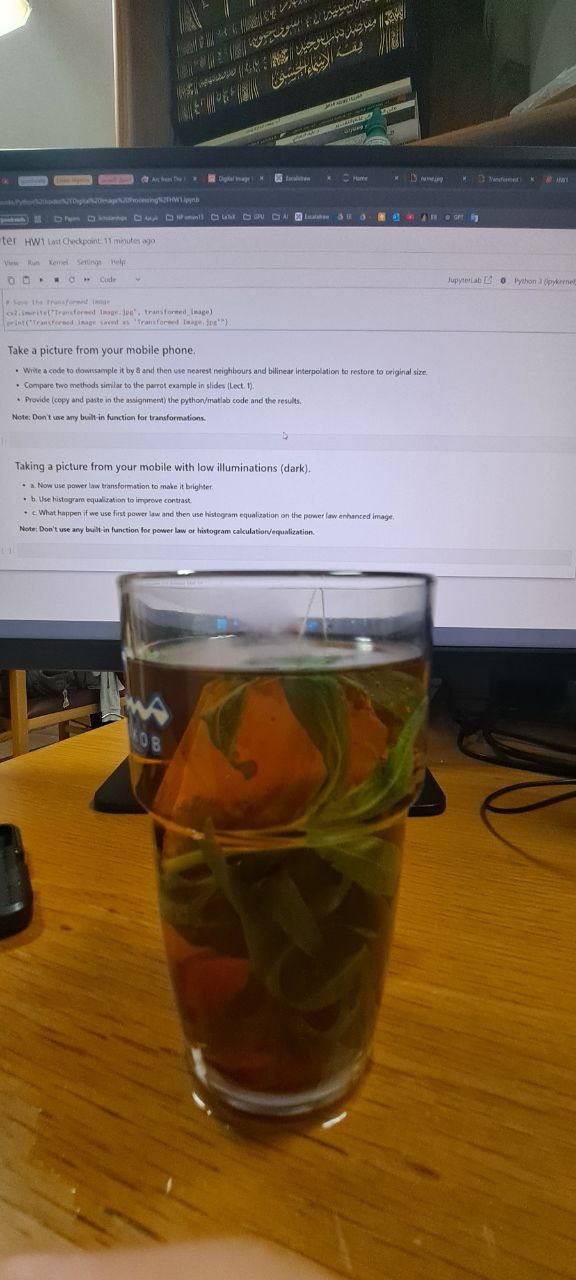
#> input picture Downsampling & Interpolation/Images/Original.jpg, 576 x 1280 px
$ python Auto_Downsampling_Analysis.py Images/Original.jpg
#> lines starting #> are read from the running program, lines starting #| are printed output that depends on the picture
#!/usr/bin/env python3
# -*- coding: utf-8 -*-
"""
Automatic Image Downsampling and Interpolation Analysis

This script automatically processes an image with multiple downsampling and
interpolation methods, generating comprehensive comparisons and quality metrics.
All results are saved without requiring user input.

Usage:
    python Auto_Downsampling_Analysis.py <path_to_image> [--factor FACTOR]

Example:
    python Auto_Downsampling_Analysis.py image.jpg --factor 8
"""

import numpy as np
import cv2
import matplotlib.pyplot as plt
import argparse
import os
import sys
from skimage.metrics import structural_similarity as ssim
from skimage.metrics import peak_signal_noise_ratio as psnr
import time

# Constants
DOWNSAMPLE_METHODS = {
    1: "Simple (Pixel Skipping)",
    2: "Anti-aliased (Gaussian)",
    3: "Area-based"
}

UPSAMPLE_METHODS = {
    1: "Nearest Neighbor",
    2: "Bilinear",
    3: "Bicubic",
    4: "Lanczos"
}

OPENCV_INTERPOLATION = {
    1: cv2.INTER_NEAREST,
    2: cv2.INTER_LINEAR,
    3: cv2.INTER_CUBIC,
    4: cv2.INTER_LANCZOS4
}

def downsample_image(image, factor, method):
    """Downsample an image using the specified method."""
    if method == 1:  # Simple
        return image[::factor, ::factor]
    elif method == 2:  # Anti-aliased
        sigma = 0.3 * factor
        blurred = cv2.GaussianBlur(image, (0, 0), sigma)
        return blurred[::factor, ::factor]
    elif method == 3:  # Area-based
        h, w = image.shape[:2]
        return cv2.resize(image, (w // factor, h // factor), interpolation=cv2.INTER_AREA)

def calculate_metrics(original, reconstructed):
    """Calculate PSNR and SSIM between original and reconstructed images."""
    # Convert to grayscale for metrics if needed
    if len(original.shape) == 3 and original.shape[2] == 3:
        original_gray = cv2.cvtColor(original, cv2.COLOR_BGR2GRAY)
        reconstructed_gray = cv2.cvtColor(reconstructed, cv2.COLOR_BGR2GRAY)
    else:
        original_gray = original
        reconstructed_gray = reconstructed

    return psnr(original_gray, reconstructed_gray), ssim(original_gray, reconstructed_gray)

def save_individual_image(image, filename, results_dir):
    """Save an individual image with proper name."""
    filepath = os.path.join(results_dir, filename)
    if len(image.shape) == 3 and image.shape[2] == 3:
        # Save color image as is
        cv2.imwrite(filepath, image)
    else:
        # For grayscale, ensure proper saving
        cv2.imwrite(filepath, image)

def create_results_dir(base_dir="results"):
    """Create timestamped results directory."""
    timestamp = time.strftime("%Y%m%d-%H%M%S")
    results_dir = os.path.join(base_dir, f"analysis_{timestamp}")
    os.makedirs(results_dir, exist_ok=True)
    return results_dir

def process_all_combinations(original_image, factor, results_dir):
    """Process all combinations of methods and save results."""
    # Create subdirectories
    images_dir = os.path.join(results_dir, "images")
    plots_dir = os.path.join(results_dir, "plots")
    os.makedirs(images_dir, exist_ok=True)
    os.makedirs(plots_dir, exist_ok=True)

    # Get original dimensions
    h, w = original_image.shape[:2]
    original_dims = (w, h)

    # Save original image
    save_individual_image(original_image, f"original.jpg", images_dir)

    # Results storage
    results = []

    # Process all combinations
    print(f"Processing all combinations with downsampling factor {factor}...")

    # Create downsampled versions first (to avoid redundant calculations)
    downsampled_images = {}
    for down_id, down_name in DOWNSAMPLE_METHODS.items():
        print(f"  Downsampling with {down_name}...")
        downsampled = downsample_image(original_image, factor, down_id)
        downsampled_images[down_id] = downsampled

        # Save downsampled image
        down_filename = f"downsampled_x{factor}_{down_id}_{down_name.replace(' ', '_')}.jpg"
        save_individual_image(downsampled, down_filename, images_dir)

    # Now process all upsampling methods for each downsampled image
    best_psnr = -float('inf')
    best_ssim = -float('inf')
    best_psnr_combo = None
    best_ssim_combo = None

    for down_id, downsampled in downsampled_images.items():
        down_name = DOWNSAMPLE_METHODS[down_id]

        for up_id, up_name in UPSAMPLE_METHODS.items():
            print(f"  Upsampling {down_name} with {up_name}...")

            # Upsample
            interpolation = OPENCV_INTERPOLATION[up_id]
            upsampled = cv2.resize(downsampled, original_dims, interpolation=interpolation)

            # Calculate metrics
            psnr_value, ssim_value = calculate_metrics(original_image, upsampled)

            # Save result image
            result_filename = f"result_x{factor}_down{down_id}_up{up_id}_{down_name.replace(' ', '_')}_{up_name.replace(' ', '_')}.jpg"
            save_individual_image(upsampled, result_filename, images_dir)

            # Save comparison figure
            fig, axes = plt.subplots(1, 3, figsize=(15, 5))

            # Convert to RGB for display if color
            if len(original_image.shape) == 3 and original_image.shape[2] == 3:
                disp_original = cv2.cvtColor(original_image, cv2.COLOR_BGR2RGB)
                disp_downsampled = cv2.cvtColor(downsampled, cv2.COLOR_BGR2RGB)
                disp_upsampled = cv2.cvtColor(upsampled, cv2.COLOR_BGR2RGB)
            else:
                disp_original = original_image
                disp_downsampled = downsampled
                disp_upsampled = upsampled

            # Plot images
            axes[0].imshow(disp_original, cmap='gray' if len(original_image.shape) < 3 else None)
            axes[0].set_title(f"Original ({w}x{h})")
            axes[0].axis('off')

            axes[1].imshow(disp_downsampled, cmap='gray' if len(downsampled.shape) < 3 else None)
            axes[1].set_title(f"Downsampled x{factor}\n{down_name}")
            axes[1].axis('off')

            axes[2].imshow(disp_upsampled, cmap='gray' if len(upsampled.shape) < 3 else None)
            axes[2].set_title(f"Upsampled\n{up_name}\nPSNR: {psnr_value:.2f}dB\nSSIM: {ssim_value:.4f}")
            axes[2].axis('off')

            plt.tight_layout()
            plt.savefig(os.path.join(plots_dir, f"comparison_down{down_id}_up{up_id}.png"), dpi=150)
            plt.close()

            # Store results
            results.append({
                'down_id': down_id,
                'down_name': down_name,
                'up_id': up_id,
                'up_name': up_name,
                'psnr': psnr_value,
                'ssim': ssim_value
            })

            # Check if best
            if psnr_value > best_psnr:
                best_psnr = psnr_value
                best_psnr_combo = (down_id, up_id)
            if ssim_value > best_ssim:
                best_ssim = ssim_value
                best_ssim_combo = (down_id, up_id)

    return results, best_psnr_combo, best_ssim_combo

def create_summary_plots(results, factor, results_dir):
    """Create summary plots for visualization."""
    plots_dir = os.path.join(results_dir, "plots")

    # Sort results by PSNR and SSIM
    results_by_psnr = sorted(results, key=lambda x: x['psnr'], reverse=True)
    results_by_ssim = sorted(results, key=lambda x: x['ssim'], reverse=True)

    # === Bar charts of all methods ===
    fig, axes = plt.subplots(2, 1, figsize=(12, 12))

    # Prepare data for bar charts
    labels = [f"{r['down_name']}\n+\n{r['up_name']}" for r in results_by_psnr]
    psnr_values = [r['psnr'] for r in results_by_psnr]
    ssim_values = [r['ssim'] for r in results_by_ssim]

    # Plot PSNR
    bars = axes[0].bar(range(len(psnr_values)), psnr_values, color='skyblue')
    axes[0].set_xticks(range(len(labels)))
    axes[0].set_xticklabels(labels, rotation=90)
    axes[0].set_title(f'PSNR Values for All Method Combinations (Factor {factor})')
    axes[0].set_ylabel('PSNR (dB)')
    for i, v in enumerate(psnr_values):
        axes[0].text(i, v + 0.5, f"{v:.2f}", ha='center')

    # Plot SSIM
    labels_ssim = [f"{r['down_name']}\n+\n{r['up_name']}" for r in results_by_ssim]
    bars = axes[1].bar(range(len(ssim_values)), ssim_values, color='lightgreen')
    axes[1].set_xticks(range(len(labels_ssim)))
    axes[1].set_xticklabels(labels_ssim, rotation=90)
    axes[1].set_title(f'SSIM Values for All Method Combinations (Factor {factor})')
    axes[1].set_ylabel('SSIM')
    for i, v in enumerate(ssim_values):
        axes[1].text(i, v + 0.01, f"{v:.4f}", ha='center')

    plt.tight_layout()
    plt.savefig(os.path.join(plots_dir, f"metrics_comparison_factor{factor}.png"), dpi=150)
    plt.close()

    # === Heatmap of PSNR and SSIM ===
    fig, axes = plt.subplots(1, 2, figsize=(15, 6))

    # Create matrices for heatmaps
    psnr_matrix = np.zeros((len(DOWNSAMPLE_METHODS), len(UPSAMPLE_METHODS)))
    ssim_matrix = np.zeros((len(DOWNSAMPLE_METHODS), len(UPSAMPLE_METHODS)))

    for result in results:
        down_idx = result['down_id'] - 1  # 0-indexed
        up_idx = result['up_id'] - 1      # 0-indexed
        psnr_matrix[down_idx, up_idx] = result['psnr']
        ssim_matrix[down_idx, up_idx] = result['ssim']

    # PSNR heatmap
    im1 = axes[0].imshow(psnr_matrix, cmap='hot')
    axes[0].set_title(f'PSNR Heatmap (Factor {factor})')
    axes[0].set_xticks(range(len(UPSAMPLE_METHODS)))
    axes[0].set_yticks(range(len(DOWNSAMPLE_METHODS)))
    axes[0].set_xticklabels([f"{i+1}. {name}" for i, name in enumerate(UPSAMPLE_METHODS.values())])
    axes[0].set_yticklabels([f"{i+1}. {name}" for i, name in enumerate(DOWNSAMPLE_METHODS.values())])
    plt.colorbar(im1, ax=axes[0], label='PSNR (dB)')

    # SSIM heatmap
    im2 = axes[1].imshow(ssim_matrix, cmap='viridis')
    axes[1].set_title(f'SSIM Heatmap (Factor {factor})')
    axes[1].set_xticks(range(len(UPSAMPLE_METHODS)))
    axes[1].set_yticks(range(len(DOWNSAMPLE_METHODS)))
    axes[1].set_xticklabels([f"{i+1}. {name}" for i, name in enumerate(UPSAMPLE_METHODS.values())])
    axes[1].set_yticklabels([f"{i+1}. {name}" for i, name in enumerate(DOWNSAMPLE_METHODS.values())])
    plt.colorbar(im2, ax=axes[1], label='SSIM')

    # Add text annotations to heatmap
    for i in range(len(DOWNSAMPLE_METHODS)):
        for j in range(len(UPSAMPLE_METHODS)):
            axes[0].text(j, i, f"{psnr_matrix[i, j]:.1f}", ha="center", va="center", color="white")
            axes[1].text(j, i, f"{ssim_matrix[i, j]:.3f}", ha="center", va="center", color="black")

    plt.tight_layout()
    plt.savefig(os.path.join(plots_dir, f"heatmap_metrics_factor{factor}.png"), dpi=150)
    plt.close()

    # Create summary CSV
    with open(os.path.join(results_dir, "results_summary.csv"), 'w') as f:
        f.write("Downsampling,Upsampling,PSNR,SSIM\n")
        for result in results:
            f.write(f"{result['down_name']},{result['up_name']},{result['psnr']:.4f},{result['ssim']:.4f}\n")

def main():
    """Main function to run the script."""
    parser = argparse.ArgumentParser(
        description='Automatic image downsampling and interpolation analysis.',
        formatter_class=argparse.RawTextHelpFormatter
    )
    parser.add_argument('image_path', help='Path to the input image file')
    parser.add_argument('--factor', type=int, default=4, help='Downsampling factor (default: 4)')
    args = parser.parse_args()

    # Load image
    print(f"Loading image: {args.image_path}")
    original_image = cv2.imread(args.image_path, cv2.IMREAD_UNCHANGED)
#> original_image is the input picture: shape (1280, 576, 3); mean B, G, R 83.8, 105.5, 124.7

    if original_image is None:
        print(f"Error: Could not load image {args.image_path}")
        sys.exit(1)

    # Handle alpha channel if present
    if original_image.ndim == 3 and original_image.shape[2] == 4:
        original_image = original_image[:,:,:3]
        print("Note: Alpha channel removed from input image")

    # Determine image type
    image_type = "Color" if original_image.ndim == 3 else "Grayscale"
#> image_type = 'Color'
    h, w = original_image.shape[:2]
#> h = 1280; w = 576
    print(f"Loaded {image_type} image, {w}x{h} pixels")
#| Loaded Color image, 576x1280 pixels

    # Create results directory
    results_dir = create_results_dir()
    print(f"Results will be saved to: {results_dir}")

    # Process all combinations
    results, best_psnr, best_ssim = process_all_combinations(original_image, args.factor, results_dir)
#> the loop in process_all_combinations, `for down_id, down_name in DOWNSAMPLE_METHODS.items():` made 3 passes
#> pass 1, in process_all_combinations, `downsampled = downsample_image(original_image, factor, down_id)`:
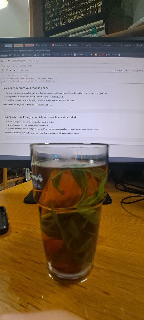
#> downsampled: shape (320, 144, 3); mean B, G, R 84.1, 105.6, 124.7
#> after the loop in process_all_combinations, `for down_id, down_name in DOWNSAMPLE_METHODS.items():`: downsampled_images = 3 items
#> the loop in process_all_combinations, `for down_id, downsampled in downsampled_images.items():` made 3 passes
#> down_name on passes 1 to 3: 'Simple (Pixel Skipping)', 'Anti-aliased (Gaussian)', 'Area-based'
#> (printed output is left out)
#> pass 1, in calculate_metrics, `original_gray = cv2.cvtColor(original, cv2.COLOR_BGR2GRAY)`:
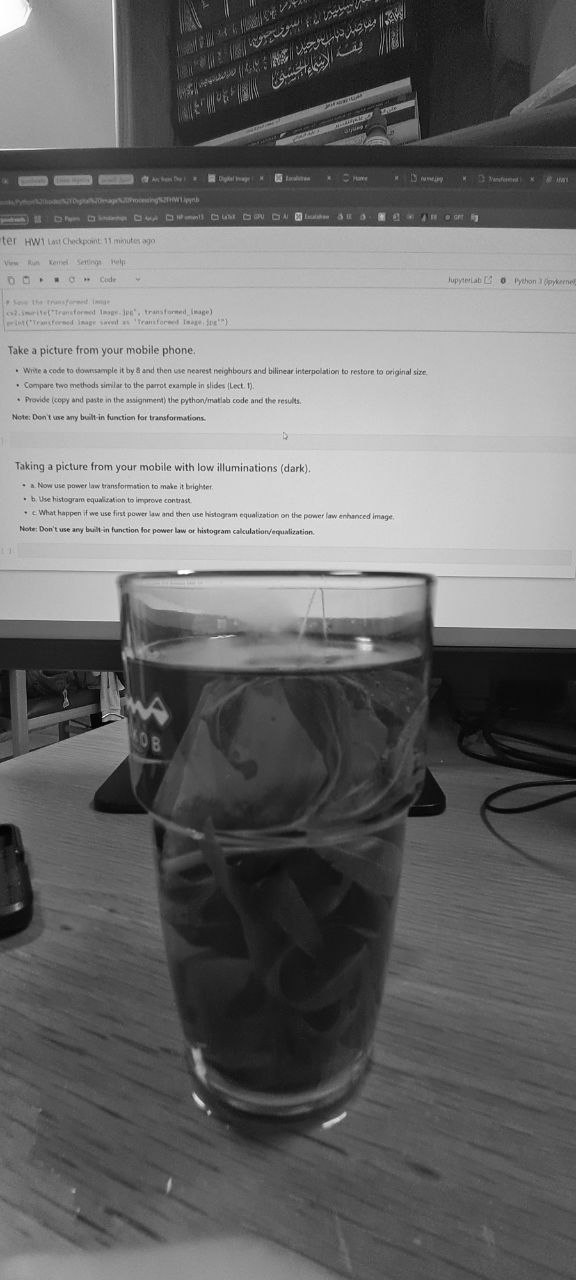
#> original_gray: shape (1280, 576); min 0, max 255, mean 108.8
#> pass 1, in calculate_metrics, `reconstructed_gray = cv2.cvtColor(reconstructed, cv2.COLOR_BGR2GRAY)`:
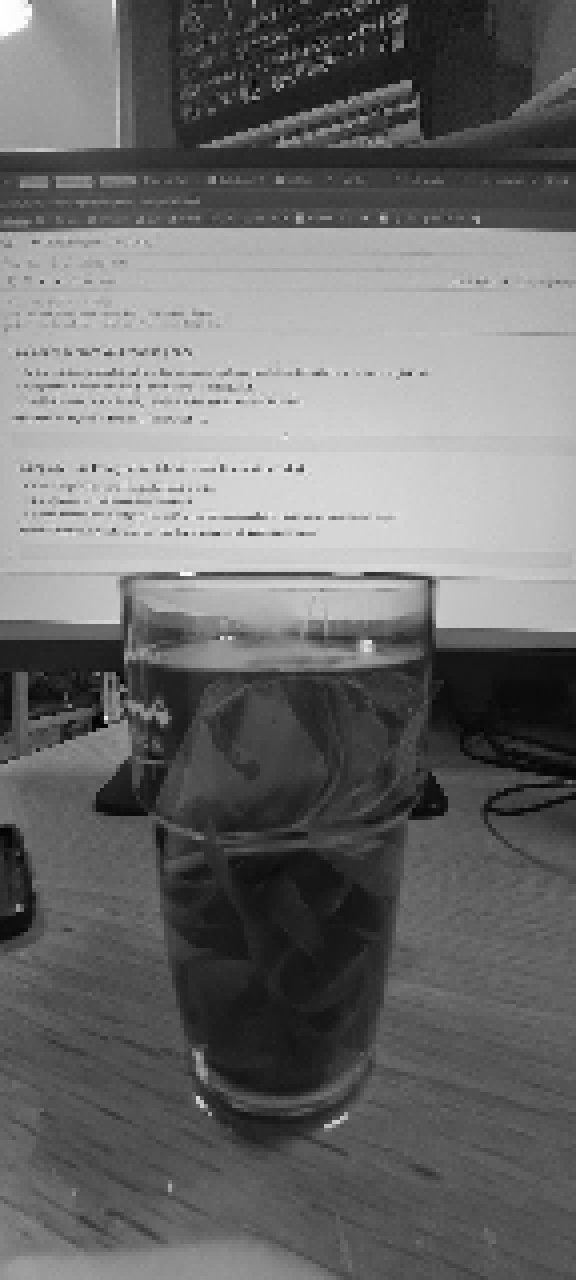
#> reconstructed_gray: shape (1280, 576); min 1, max 255, mean 108.8
#> pass 1, in save_individual_image (call 5), `cv2.imwrite(filepath, image)`:
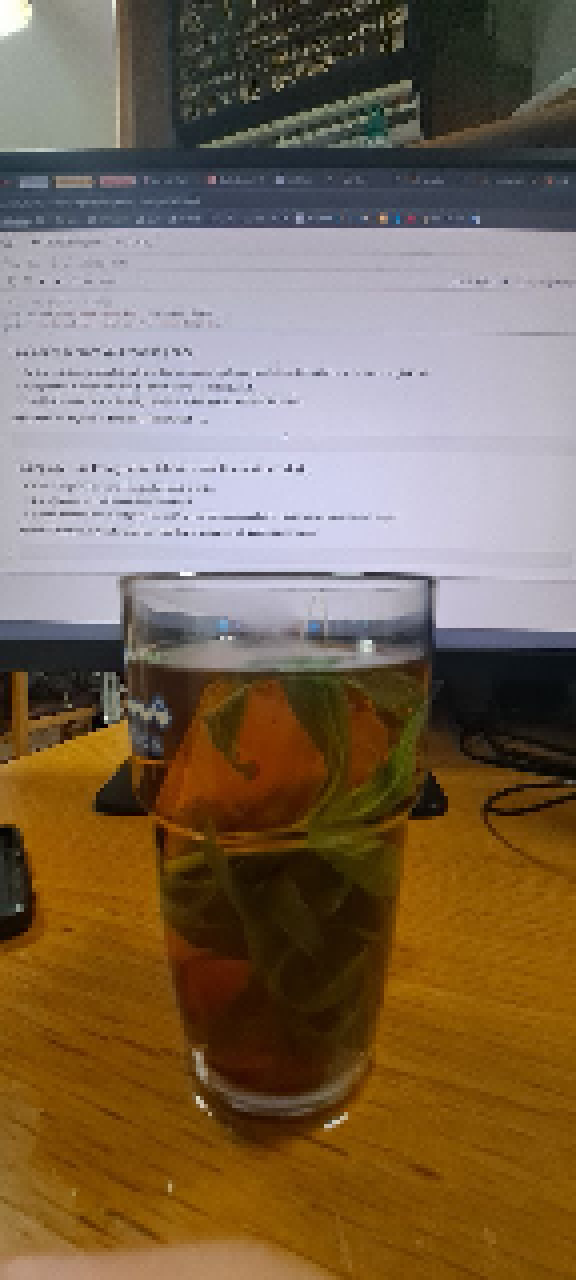
#> saved as result_x4_down1_up1_Simple_(Pixel_Skipping)_Nearest_Neighbor.jpg: shape (1280, 576, 3); mean B, G, R 84.1, 105.6, 124.7
#> pass 1, in process_all_combinations, `plt.savefig(os.path.join(plots_dir, f"comparison_down{down_id}_up{up_i..`:
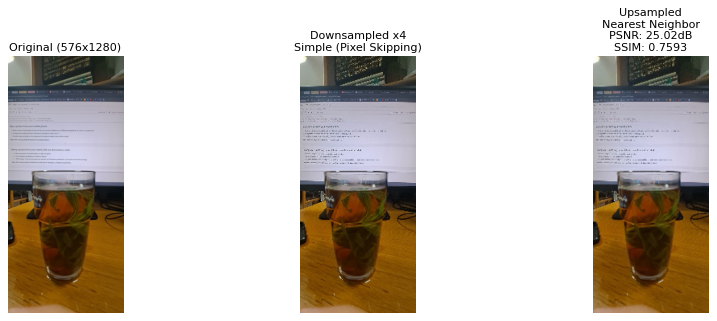
#> figure drawn by matplotlib, 3 panels
#> after the loop in process_all_combinations, `for down_id, downsampled in downsampled_images.items():`: best_psnr = 29.45; best_psnr_combo = (3, 4); best_ssim = 0.859; best_ssim_combo = (3, 3); results = 12 items
#> results = 12 items; best_psnr = (3, 4); best_ssim = (3, 3)

    # Create summary plots
    create_summary_plots(results, args.factor, results_dir)
#> in create_summary_plots, `results_by_psnr = sorted(results, key=lambda x: x['psnr'], reverse=True)`: results_by_psnr = 12 items
#> in create_summary_plots, `psnr_values = [r['psnr'] for r in results_by_psnr]`: psnr_values = [29.45, 29.41, 28.99, 28.53, 27.32, 27.32, 27.3, 26.61, 26.45, 25.87, 25.69, 25.02]
#> in create_summary_plots, `ssim_values = [r['ssim'] for r in results_by_ssim]`: ssim_values = [0.859, 0.859, 0.848, 0.84, 0.813, 0.812, 0.809, 0.797, 0.79, 0.786, 0.774, 0.759]
#> in create_summary_plots, `bars = axes[0].bar(range(len(psnr_values)), psnr_values, color='skyblu..`: bars = 12 items
#> the loop in create_summary_plots, `for i, v in enumerate(psnr_values):` made 12 passes
#> v on passes 1 to 12: 29.45, 29.41, 28.99, 28.53, 27.32, 27.32, 27.3, 26.61, 26.45, 25.87, 25.69, 25.02
#> the loop in create_summary_plots, `for i, v in enumerate(ssim_values):` made 12 passes
#> v on passes 1 to 12: 0.859, 0.859, 0.848, 0.84, 0.813, 0.812, 0.809, 0.797, 0.79, 0.786, 0.774, 0.759
#> in create_summary_plots, `plt.savefig(os.path.join(plots_dir, f"metrics_comparison_factor{factor..`:
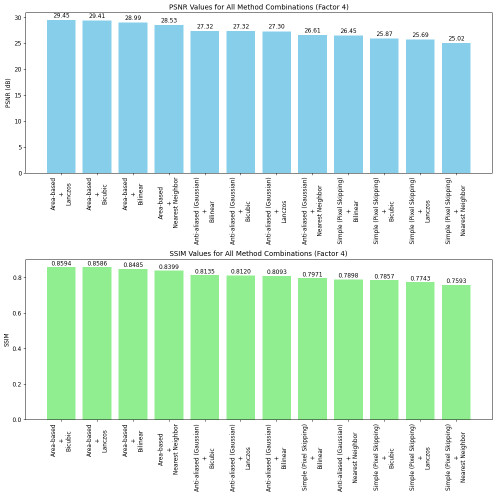
#> figure drawn by matplotlib, 2 panels; panel 1: tallest bar 29.45 high, from x = -0.4 to 0.4; panel 2: tallest bar 0.859 high, from x = -0.4 to 0.4
#> the loop in create_summary_plots, `for result in results:` made 12 passes
#> (down_idx, up_idx) on passes 1 to 12: (0, 0), (0, 1), (0, 2), (0, 3), (1, 0), (1, 1), (1, 2), (1, 3), (2, 0), (2, 1), (2, 2), (2, 3)
#> after the loop in create_summary_plots, `for result in results:`: psnr_matrix = [[25.02, 26.45, 25.87, 25.69], [26.61, 27.32, 27.32, 27.3], [28.53, 28.99, 29.41, 29.45]]; ssim_matrix = [[0.759, 0.797, 0.786, 0.774], [0.79, 0.809, 0.813, 0.812], [0.84, 0.848, 0.859, 0.859]]
#> the loop in create_summary_plots, `for i in range(len(DOWNSAMPLE_METHODS)):` made 3 passes
#> in create_summary_plots, `plt.savefig(os.path.join(plots_dir, f"heatmap_metrics_factor{factor}.p..`:
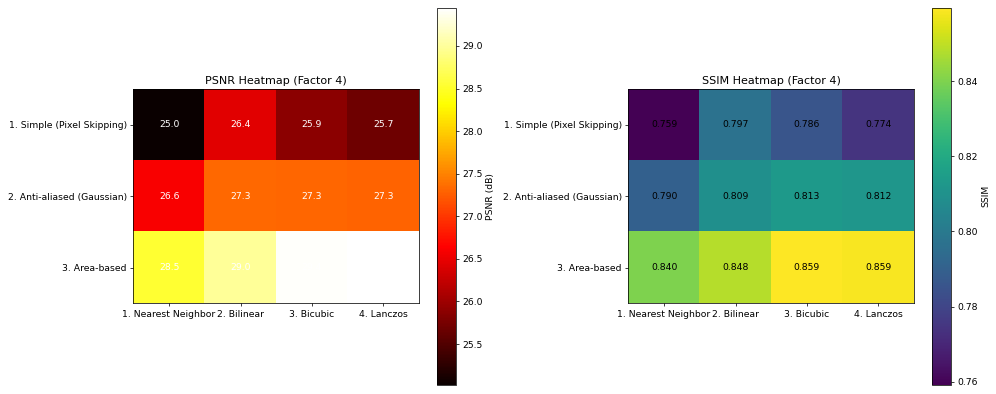
#> figure drawn by matplotlib, 4 panels
#> the loop in create_summary_plots, `for result in results:` made 12 passes

    # Print conclusion
    best_psnr_down = DOWNSAMPLE_METHODS[best_psnr[0]]
#> best_psnr_down = 'Area-based'
    best_psnr_up = UPSAMPLE_METHODS[best_psnr[1]]
#> best_psnr_up = 'Lanczos'
    best_ssim_down = DOWNSAMPLE_METHODS[best_ssim[0]]
#> best_ssim_down = 'Area-based'
    best_ssim_up = UPSAMPLE_METHODS[best_ssim[1]]
#> best_ssim_up = 'Bicubic'

    print("\n=== Results Summary ===")
    print(f"Downsampling factor: {args.factor}")
    print(f"Best PSNR combination: {best_psnr_down} + {best_psnr_up}")
#| Best PSNR combination: Area-based + Lanczos
    print(f"Best SSIM combination: {best_ssim_down} + {best_ssim_up}")
#| Best SSIM combination: Area-based + Bicubic
    print(f"All results saved to: {results_dir}")
    print("========================")

if __name__ == "__main__":
    start_time = time.time()
    main()
    print(f"\nProcessing completed in {time.time() - start_time:.2f} seconds")
